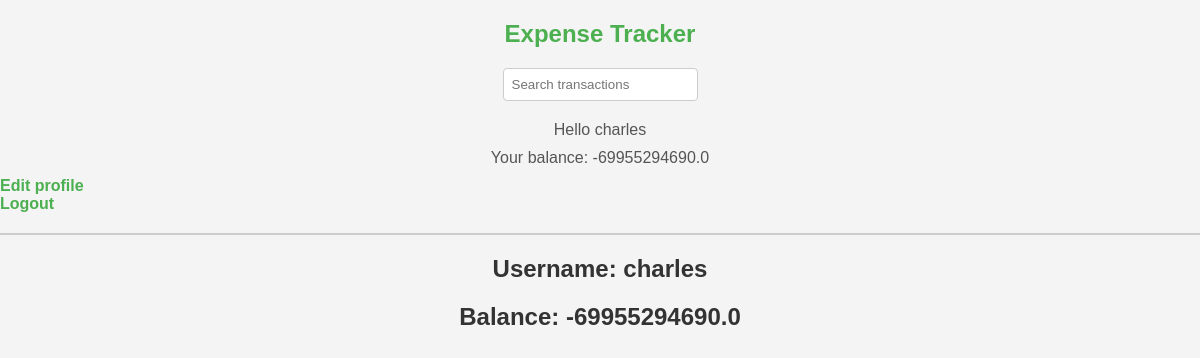
Before: /profile/24 (signed in) with the older database file.
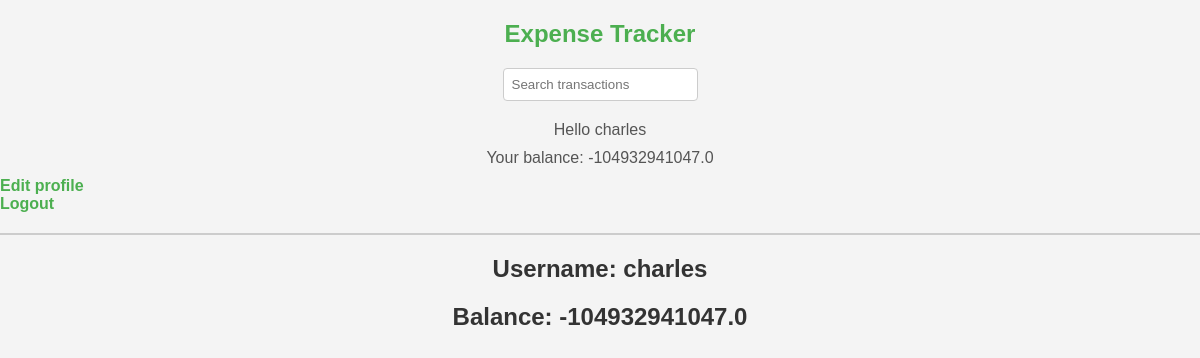
After: the same page with the newer database file.
### base/models.py (models this page shows)
class User(auth_user):
    balance = models.FloatField(null=False, default=0)
    is_visible = models.BooleanField(default=True)
    date_create = models.DateTimeField(auto_now_add=True)
    date_update = models.DateTimeField(auto_now=True)

### base/views.py (the view)
# urls.py: path('profile/<str:id>', views.user_profile, name='profile'),
@login_required(login_url='login')
def user_profile(request, id):
    user = auth_user.objects.get(id=id)
    myUser = User.objects.get(user_ptr_id=id)
    context = {'user': user, 'myUser': myUser}
    return render(request, 'profile.html', context)

### templates/profile.html
{% extends 'main.html' %}
{% block content %}
<h1>Username: {{user.username}}</h1>
<h1>Balance: {{myUser.balance}}</h1>
{% endblock content %}

### templates/navbar.html (shortened to what this page needs)
<!DOCTYPE html>
<html lang="en">
<head>
</head>
<body>
    <div class="all">
        <h1><a href="/">Expense Tracker</a></h1>
        <form method="GET" action="{% url 'transactions' %}">
            <input type="text" name="search" placeholder="Search transactions"/>
        </form>
        {% if request.user.is_authenticated %}
            <p>Hello {{ request.user }}</p>
            <p>Your balance: {{ myUser.balance }}</p>
            <a href="{% url 'profile' request.user.id %}">Edit profile</a><br>
            <a href="{% url 'logout' %}">Logout</a>
        {% else %}
            <a href="{% url 'login' %}">Login</a>
        {% endif %}
        <hr>
    </div>
</body>
</html>

Changed rows visible on the page:
changed User: balance "-69955294690.0" → "-104932941047.0"
